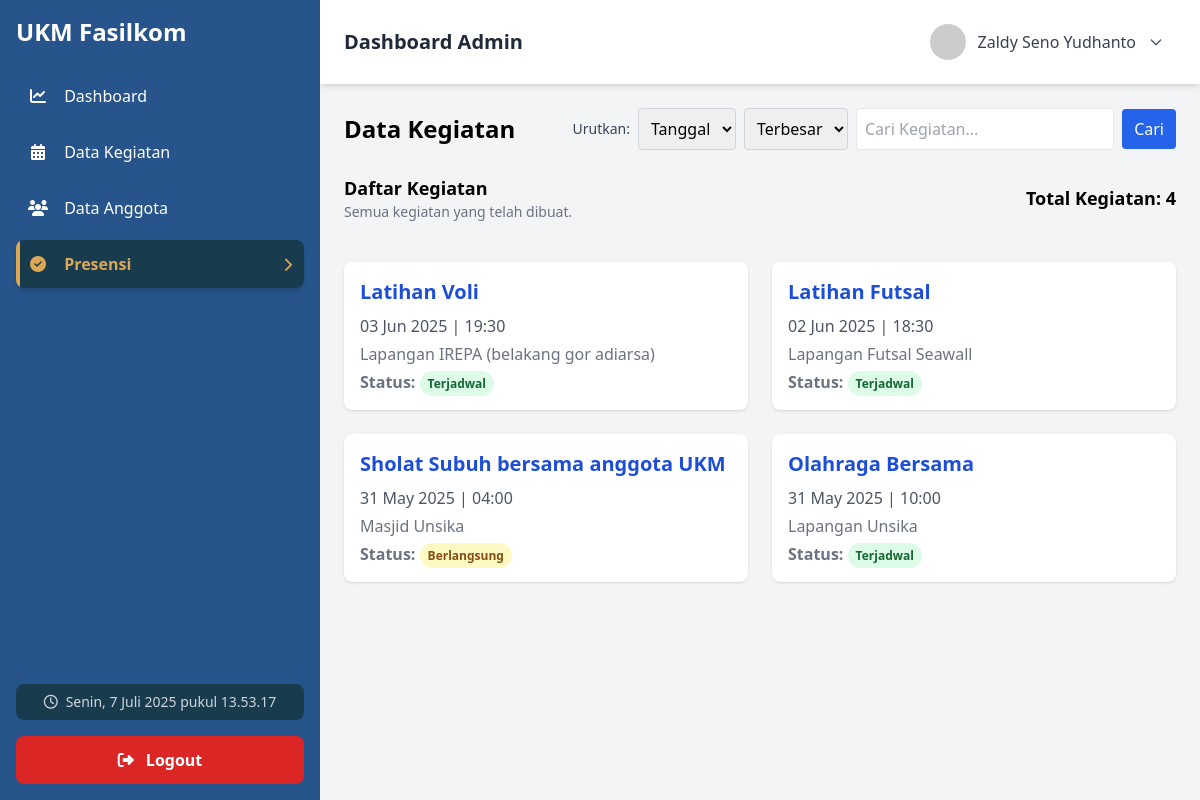
The app's page /Admin/presensi/data-presensi.php (signed in) with its own data.
### tables this page shows
CREATE TABLE `pendaftaran` (
  `id_pendaftaran` int(11) NOT NULL,
  `id_user` int(11) NOT NULL,
  `nama` varchar(100) NOT NULL,
  `npm` varchar(20) NOT NULL,
  `email` varchar(100) NOT NULL,
  `prodi` varchar(100) NOT NULL,
  `angkatan` year(4) NOT NULL,
  `jabatan` varchar(50) DEFAULT 'Anggota',
  `bio` text DEFAULT NULL,
  `tanggal_daftar` datetime DEFAULT current_timestamp(),
  `status` enum('pending','diterima','ditolak') DEFAULT 'pending',
  `bukti_npm` varchar(255) DEFAULT NULL
);

CREATE TABLE `kegiatan` (
  `id_kegiatan` int(11) NOT NULL,
  `judul_kegiatan` varchar(100) NOT NULL,
  `tanggal_kegiatan` date NOT NULL,
  `waktu_kegiatan` time NOT NULL,
  `lokasi` varchar(150) DEFAULT NULL,
  `deskripsi` text DEFAULT NULL,
  `status` enum('Terjadwal','Berlangsung','Selesai','Dibatalkan') DEFAULT 'Terjadwal',
  `dibuat_oleh` varchar(100) DEFAULT NULL,
  `created_at` timestamp NOT NULL DEFAULT current_timestamp()
);

### Admin/presensi/data-presensi.php (the view, shortened to what this page needs)
<?php
include '../koneksi.php';
$search = isset($_GET['search']) ? mysqli_real_escape_string($koneksi, $_GET['search']) : '';
$order = isset($_GET['order']) ? strtoupper($_GET['order']) : 'DESC';
$order = in_array($order, ['ASC', 'DESC']) ? $order : 'DESC';
$orderBy = "tanggal_kegiatan $order";
$sql_kegiatan = "
    SELECT * FROM kegiatan
    WHERE judul_kegiatan LIKE '%$search%'
    ORDER BY $orderBy
";
$query = mysqli_query($koneksi, $sql_kegiatan);
$total_kegiatan = mysqli_num_rows($query);
$kegiatan_data = [];
while ($row = mysqli_fetch_assoc($query)) {
    $kegiatan_data[] = $row;
}
?>
<!DOCTYPE html>
<html lang="en">
<head>
    <script src="https://cdn.tailwindcss.com"></script>
</head>
<body class="bg-gray-100 font-sans">
    <div class="flex h-screen">
        <?php include '../sidebar.php'; ?>
        <div class="flex-1 flex flex-col sm:ml-0 md:ml-80 lg:ml-80 xl:ml-80">
            <?php include '../navbar.php'; ?>
            <section class="p-6">
                <div class="flex flex-col md:flex-row md:items-center md:justify-between mb-6">
                    <div class="mb-4 md:mb-0">
                        <h2 class="text-2xl font-semibold">Data Kegiatan</h2>
                    </div>
                    <div class="flex flex-col md:flex-row md:items-center gap-2 w-full md:w-auto">
                        <form method="GET" class="flex flex-col md:flex-row md:items-center gap-2 w-full md:w-auto">
                            <div class="flex items-center gap-2">
                                <label class="text-sm font-medium text-gray-700">Urutkan:</label>
                                <select name="sort" class="border border-gray-300 rounded p-2" onchange="this.form.submit()">
                                    <option value="tanggal" <?= (isset($_GET['sort']) && $_GET['sort'] == 'tanggal') ? 'selected' : '' ?>>Tanggal</option>
                                </select>
                                <select name="order" class="border border-gray-300 rounded p-2" onchange="this.form.submit()">
                                    <option value="desc" <?= (!isset($_GET['order']) || $_GET['order'] == 'desc') ? 'selected' : '' ?>>Terbesar</option>
                                </select>
                            </div>
                            <div class="flex items-center gap-2 w-full md:w-80">
                                <input type="text" name="search" placeholder="Cari Kegiatan..." value="<?= isset($_GET['search']) ? htmlspecialchars($_GET['search']) : '' ?>" class="border p-2 rounded w-full">
                                <button type="submit" class="bg-blue-600 text-white px-3 py-2 rounded hover:bg-blue-700">Cari</button>
                            </div>
                        </form>
                    </div>
                </div>
                <div class="mb-6">
                    <div class="flex flex-col md:flex-row md:items-center md:justify-between">
                        <div class="mb-4">
                            <h3 class="text-lg font-semibold">Daftar Kegiatan</h3>
                            <p class="text-sm text-gray-500">Semua kegiatan yang telah dibuat.</p>
                        </div>
                        <div class="mb-4">
                            <h3 class="text-lg font-semibold">Total Kegiatan: <?= $total_kegiatan ?></h3>
                        </div>
                    </div>
                </div>
                <div class="grid grid-cols-1 md:grid-cols-2 lg:grid-cols-2 gap-6">
                    <?php if (count($kegiatan_data) > 0): ?>
                        <?php foreach ($kegiatan_data as $row): ?>
                            <div
                                class="cursor-pointer bg-white rounded-lg shadow p-4 hover:shadow-lg transition"
                                onclick="openModal(<?= $row['id_kegiatan'] ?>)"
                            >
                                <h2 class="text-xl font-semibold text-blue-700"><?= htmlspecialchars($row['judul_kegiatan'] ?? '') ?></h2>
                                <p class="text-gray-600 mt-2"><?= date('d M Y', strtotime($row['tanggal_kegiatan'])) ?> | <?= date('H:i', strtotime($row['waktu_kegiatan'])) ?></p>
                                <p class="text-gray-500 mt-1"><?= htmlspecialchars($row['lokasi'] ?? '') ?></p>
                                <p class="text-gray-500 mt-1"><strong>Status:</strong>
                                    <span class="px-2 py-1 rounded-full text-xs font-semibold
                                        <?= $row['status'] == 'Berlangsung' ? 'bg-yellow-100 text-yellow-800' : 'bg-green-100 text-green-800' ?>">
                                        <?= htmlspecialchars($row['status'] ?? '') ?>
                                    </span>
                                </p>
                            </div>
                        <?php endforeach; ?>
                    <?php else: ?>
                        <div class="col-span-full text-center py-8">
                            <p class="text-gray-500">Tidak ada data kegiatan yang ditemukan.</p>
                        </div>
                    <?php endif; ?>
                </div>
            </section>
        </div>
    </div>
</body>
</html>

### Admin/navbar.php (shortened to what this page needs)
<?php
$user_name = 'Admin';
if (isset($_SESSION['id_user'])) {
    $id_user = $_SESSION['id_user'];
    $query = "SELECT nama, npm, prodi, email FROM pendaftaran WHERE id_user = ?";
    $stmt = mysqli_prepare($koneksi, $query);
    if ($stmt) {
        mysqli_stmt_bind_param($stmt, "i", $id_user);
        mysqli_stmt_execute($stmt);
        $result = mysqli_stmt_get_result($stmt);
        if (mysqli_num_rows($result) > 0) {
            $userData = mysqli_fetch_assoc($result);
            $user_name = $userData['nama'] ?? 'Admin';
        } else {
            $user_name = $_SESSION['username'] ?? 'Admin';
        }
    }
} else {
    $loginPath = getCorrectPath('login.php');
    header("Location: " . $loginPath);
    exit();
}
?>
<nav class="bg-white shadow-md px-6 py-4 flex items-center justify-between sticky top-0 z-40 mt-16 sm:mt-16 md:mt-0 lg:mt-0">
    <h2 class="text-xl font-semibold text-gray-800">Dashboard Admin</h2>
    <div class="relative">
        <button onclick="toggleDropdown()" id="dropdownButton" class="flex items-center space-x-3 focus:outline-none hover:bg-gray-100 px-3 py-2 rounded transition">
            <img src="https://ui-avatars.com/api/?name=<?= urlencode($user_name) ?>&background=27548A&color=fff" class="w-9 h-9 rounded-full" alt="User Photo">
            <span class="text-gray-700 font-medium hidden sm:inline"><?= htmlspecialchars($user_name) ?></span>
            <svg id="dropdownIcon" class="w-4 h-4 text-gray-600 transition-transform duration-200" fill="none" stroke="currentColor" viewBox="0 0 24 24">
                <path stroke-linecap="round" stroke-linejoin="round" stroke-width="2" d="M19 9l-7 7-7-7" />
            </svg>
        </button>
    </div>
</nav>

### Admin/navbar.php (style rules this page uses)
#dropdownIcon { transition: transform 0.2s ease; }

### records on screen
pendaftaran: nama "Zaldy Seno Yudhanto"
kegiatan: judul_kegiatan "Latihan Voli", tanggal_kegiatan "03 Jun 2025", waktu_kegiatan "19:30", lokasi "Lapangan IREPA (belakang gor adiarsa)", status "Terjadwal"
kegiatan: judul_kegiatan "Latihan Futsal", tanggal_kegiatan "02 Jun 2025", waktu_kegiatan "18:30", lokasi "Lapangan Futsal Seawall", status "Terjadwal"
kegiatan: judul_kegiatan "Sholat Subuh bersama anggota UKM", tanggal_kegiatan "31 May 2025", waktu_kegiatan "04:00", lokasi "Masjid Unsika", status "Berlangsung"
kegiatan: judul_kegiatan "Olahraga Bersama", tanggal_kegiatan "31 May 2025", waktu_kegiatan "10:00", lokasi "Lapangan Unsika", status "Terjadwal"

### other values on screen
$item['title'] "Dashboard"
$item['title'] "Data Kegiatan"
$item['title'] "Data Anggota"
$item['title'] "Presensi"
$total_kegiatan "4"
